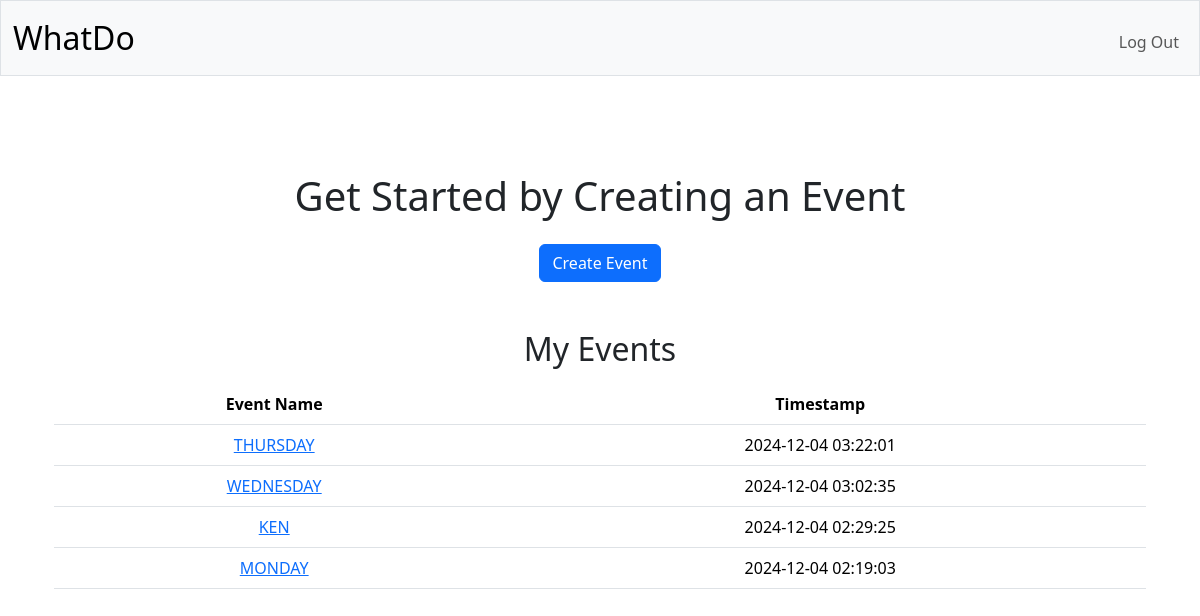
The app's page / (signed in), older data.
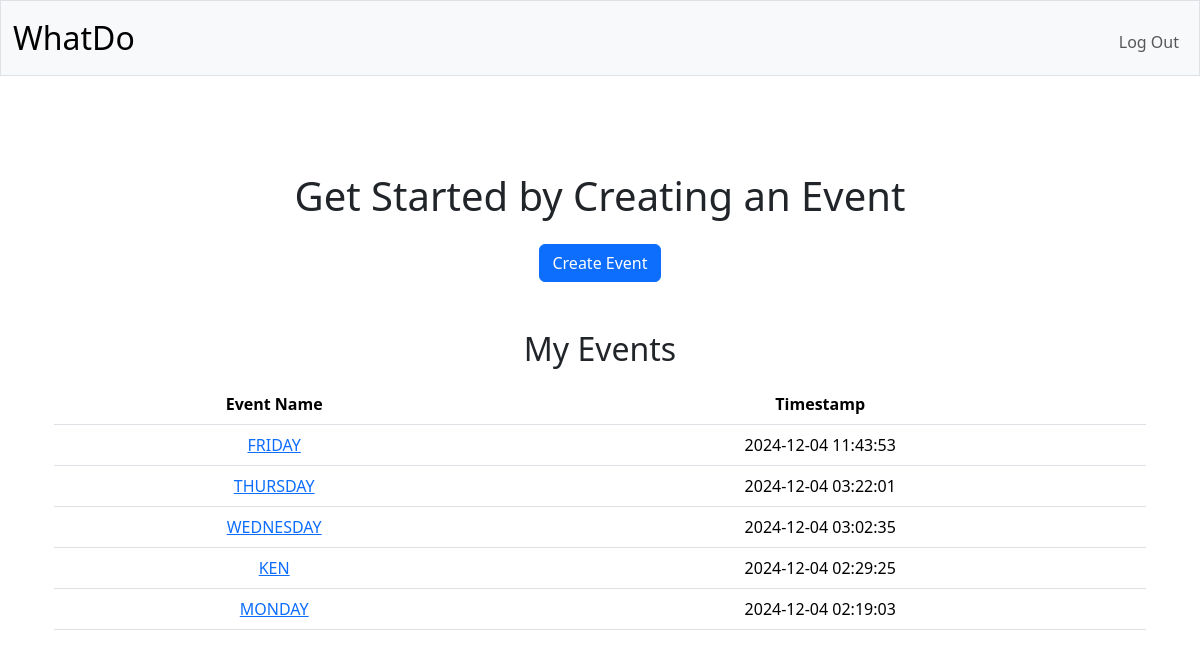
The same page, newer data.
### tables this page shows
CREATE TABLE events (
    id INTEGER PRIMARY KEY AUTOINCREMENT NOT NULL,
    name TEXT NOT NULL,
    prompt_g TEXT,
    prompt_y TEXT,
    prompt_x TEXT,
    timestamp DATETIME DEFAULT CURRENT_TIMESTAMP
);

### app.py (the view)
@app.route("/")
@login_required
def index():
    events = db.execute("SELECT name, id, timestamp FROM events WHERE id IN (SELECT event_id FROM user_events WHERE user_id = ?)", session["user_id"])
    return render_template("index.html", events=events)

### app.py (called while the page is built)
@app.after_request
def after_request(response):
    response.headers["Cache-Control"] = "no-cache, no-store, must-revalidate"
    response.headers["Expires"] = 0
    response.headers["Pragma"] = "no-cache"
    return response

### helpers.py (called while the page is built)
def login_required(f):
    @wraps(f)
    def decorated_function(*args, **kwargs):
        if session.get("user_id") is None:
            return redirect("/login")
        return f(*args, **kwargs)
    return decorated_function

### templates/index.html (shortened to what this page needs)
{% extends "layout.html" %}
{% block main %}
<div class="container mt-5">
    <h1 class="mb-4 text-center">Get Started by Creating an Event</h1>
    <div class="text-center mb-5">
        <a href="/create_event" class="btn btn-primary">Create Event</a>
    </div>
    <h2 class="mb-3">My Events</h2>
    <table class="table">
        <thead>
        <tr>
            <th scope="col">Event Name</th>
            <th scope="col">Timestamp</th>
        </tr>
        </thead>
        <tbody>
        {% for event in events|sort(attribute='timestamp', reverse=true) %}
        <tr>
            <td><a href="/view_event/{{ event.id }}">{{ event.name }}</a></td>
            <td>{{ event.timestamp }}</td>
        </tr>
        {% endfor %}
        </tbody>
    </table>
</div>
{% endblock %}

### templates/layout.html (shortened to what this page needs)
<!DOCTYPE html>
<html lang="en">
    <head>
        <link href="https://cdn.jsdelivr.net/npm/bootstrap@5.3.3/dist/css/bootstrap.min.css" rel="stylesheet">
        <link rel="stylesheet" href="/static/styles.css">
    </head>
    <body>
        <nav class="navbar navbar-expand-md navbar-light bg-light border">
            <div class="container-fluid">
                <a class="navbar-brand" href="/">WhatDo</a>
                <div class="collapse navbar-collapse" id="navbar">
                    <ul class="navbar-nav {{ 'ms-auto mt-2' if session['user_id'] else 'ms-auto mt-2' }}">
                        {% if session["user_id"] %}
                            <li class="nav-item"><a class="nav-link" href="/logout">Log Out</a></li>
                        {% else %}
                            <li class="nav-item"><a class="nav-link" href="/register">Register</a></li>
                            <li class="nav-item"><a class="nav-link" href="/login">Log In</a></li>
                        {% endif %}
                    </ul>
                </div>
            </div>
        </nav>
        <main class="container py-5 text-center">
            {% block main %}{% endblock %}
        </main>
    </body>
</html>

### static/styles.css (style rules this page uses)
nav .navbar-brand { font-size: xx-large; }
td { text-transform: uppercase; }

Row changes from the older to the newer data that the page shows:
added events: name "FRIDAY", timestamp "2024-12-04 11:43:53"
